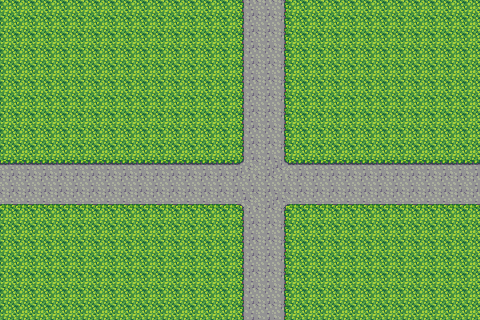

A 2D game scene composited from a Tiled map and its tileset images. What follows is a short description and the map's XML, with every tile layer's data as written:
An orthogonal 30x20 tile map with 16x16 px tiles, 1 tile layer (ground).

<map version="1.10" tiledversion="1.10.1" orientation="orthogonal" renderorder="right-down" width="30" height="20" tilewidth="16" tileheight="16" infinite="0" nextlayerid="7" nextobjectid="3">
 <tileset firstgid="1" name="terrain" tilewidth="16" tileheight="16" tilecount="1482" columns="39">
  <image source="../images/TILESETS/terrain.png" width="624" height="608" />
  <tile id="87" type="HuntArea" />
  <tile id="88" type="HuntArea" />
  <tile id="89" type="HuntArea" />
  <tile id="90" type="HuntArea" />
  <tile id="91" type="HuntArea" />
  <tile id="92" type="HuntArea" />
  <tile id="93" type="HuntArea" />
  <tile id="94" type="HuntArea" />
  <tile id="115" type="HuntArea" />
  <tile id="139" type="Ground" />
  <tile id="154" type="HuntArea" />
  <tile id="193" type="HuntArea" />
  <tile id="232" type="HuntArea" />
  <tile id="271" type="HuntArea" />
  <tile id="310" type="HuntArea" />
 </tileset>
 <layer id="1" name="ground" width="30" height="20">
  <data encoding="csv">
116,116,116,116,116,116,116,116,116,116,116,116,116,116,116,145,140,150,116,116,116,116,116,116,116,116,116,116,116,116,
116,116,116,116,116,116,116,116,116,116,116,116,116,116,116,145,140,150,116,116,116,116,116,116,116,116,116,116,116,116,
116,116,116,116,116,116,116,116,116,116,116,116,116,116,116,145,140,150,116,116,116,116,116,116,116,116,116,116,116,116,
116,116,116,116,116,116,116,116,116,116,116,116,116,116,116,145,140,150,116,116,116,116,116,116,116,116,116,116,116,116,
116,116,116,116,116,116,116,116,116,116,116,116,116,116,116,145,140,150,116,116,116,116,116,116,116,116,116,116,116,116,
116,116,116,116,116,116,116,116,116,116,116,116,116,116,116,145,140,150,116,116,116,116,116,116,116,116,116,116,116,116,
116,116,116,116,116,116,116,116,116,116,116,116,116,116,116,145,140,150,116,116,116,116,116,116,116,116,116,116,116,116,
116,116,116,116,116,116,116,116,116,116,116,116,116,116,116,145,140,150,116,116,116,116,116,116,116,116,116,116,116,116,
116,116,116,116,116,116,116,116,116,116,116,116,116,116,116,145,140,150,116,116,116,116,116,116,116,116,116,116,116,116,
116,116,116,116,116,116,116,116,116,116,116,116,116,116,116,145,140,150,116,116,116,116,116,116,116,116,116,116,116,116,
143,143,143,143,143,143,143,143,143,143,143,143,143,143,143,141,140,142,143,143,143,143,143,143,143,143,143,143,143,143,
140,140,140,140,140,140,140,140,140,140,140,140,140,140,140,140,140,140,140,140,140,140,140,140,140,140,140,140,140,140,
152,152,152,152,152,152,152,152,152,152,152,152,152,152,152,144,140,148,152,152,152,152,152,152,152,152,152,152,152,152,
116,116,116,116,116,116,116,116,116,116,116,116,116,116,116,145,140,150,116,116,116,116,116,116,116,116,116,116,116,116,
116,116,116,116,116,116,116,116,116,116,116,116,116,116,116,145,140,150,116,116,116,116,116,116,116,116,116,116,116,116,
116,116,116,116,116,116,116,116,116,116,116,116,116,116,116,145,140,150,116,116,116,116,116,116,116,116,116,116,116,116,
116,116,116,116,116,116,116,116,116,116,116,116,116,116,116,145,140,150,116,116,116,116,116,116,116,116,116,116,116,116,
116,116,116,116,116,116,116,116,116,116,116,116,116,116,116,145,140,150,116,116,116,116,116,116,116,116,116,116,116,116,
116,116,116,116,116,116,116,116,116,116,116,116,116,116,116,145,140,150,116,116,116,116,116,116,116,116,116,116,116,116,
116,116,116,116,116,116,116,116,116,116,116,116,116,116,116,145,140,150,116,116,116,116,116,116,116,116,116,116,116,116
</data>
 </layer>
</map>
